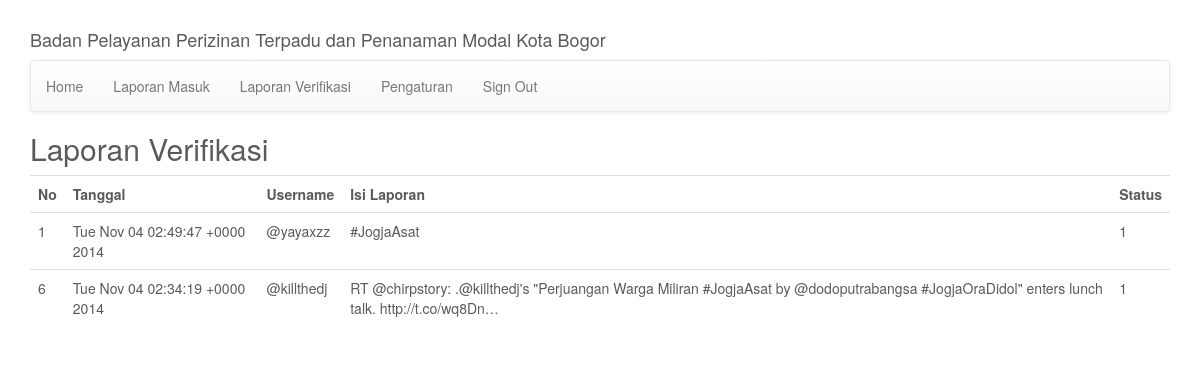
The app's page /adm/langganan.php with its own data.
### tables this page shows
CREATE TABLE IF NOT EXISTS `lapor` (
  `id` int(11) NOT NULL AUTO_INCREMENT,
  `id_twit` BIGINT NOT NULL,
  `tanggal` VARCHAR(50) NOT NULL,
  `name` varchar(25) NOT NULL,
  `isi` VARCHAR (160) NOT NULL,
  `id_progres` char(1) NOT NULL,
  `lastvisit` date DEFAULT NULL,
  PRIMARY KEY (`id`)
);

### adm/langganan.php (the view)
<?php
  include('utama/header_private.php');
?>
  <h2>Laporan Verifikasi</h2>
    <table class="table table-hover sortable">
    <?php
    $tampil = mysql_query("SELECT * FROM lapor WHERE id_progres='1'");
    echo
    "<tr>
          <th>No</th>
          <th>Tanggal</th>
          <th>Username</th>
          <th>Isi Laporan</th>
          <th>Status</th>
      </tr>";
     while ($row = mysql_fetch_array($tampil)) {
      echo "<tr>";
      echo "<td>" . $row['id'] . "</td>";
      echo "<td>" . $row['tanggal'] . "</td>";
      echo "<td>" . $row['name'] . "</td>";
      echo "<td>" . $row['isi'] . "</td>";
      echo "<td>" . $row['id_progres'] . "</td>";
     }
    ?>
    </table>
</div>

### css/carousel.css (style rules this page uses)
body { padding-bottom: 40px; color: #5a5a5a; }

### css/justified-nav.css (style rules this page uses)
body { padding-top: 20px; }

### records on screen
lapor: id "1", tanggal "Tue Nov 04 02:49:47 +0000 2014", name "@yayaxzz", isi "#JogjaAsat", id_progres "1"
lapor: id "6", tanggal "Tue Nov 04 02:34:19 +0000 2014", name "@killthedj", isi "RT @chirpstory: .@killthedj's \"Perjuangan Warga Miliran #JogjaAsat by @dodoputrabangsa #JogjaOraDidol\" enters lunch talk. http://t.co/wq8Dn…", id_progres "1"
